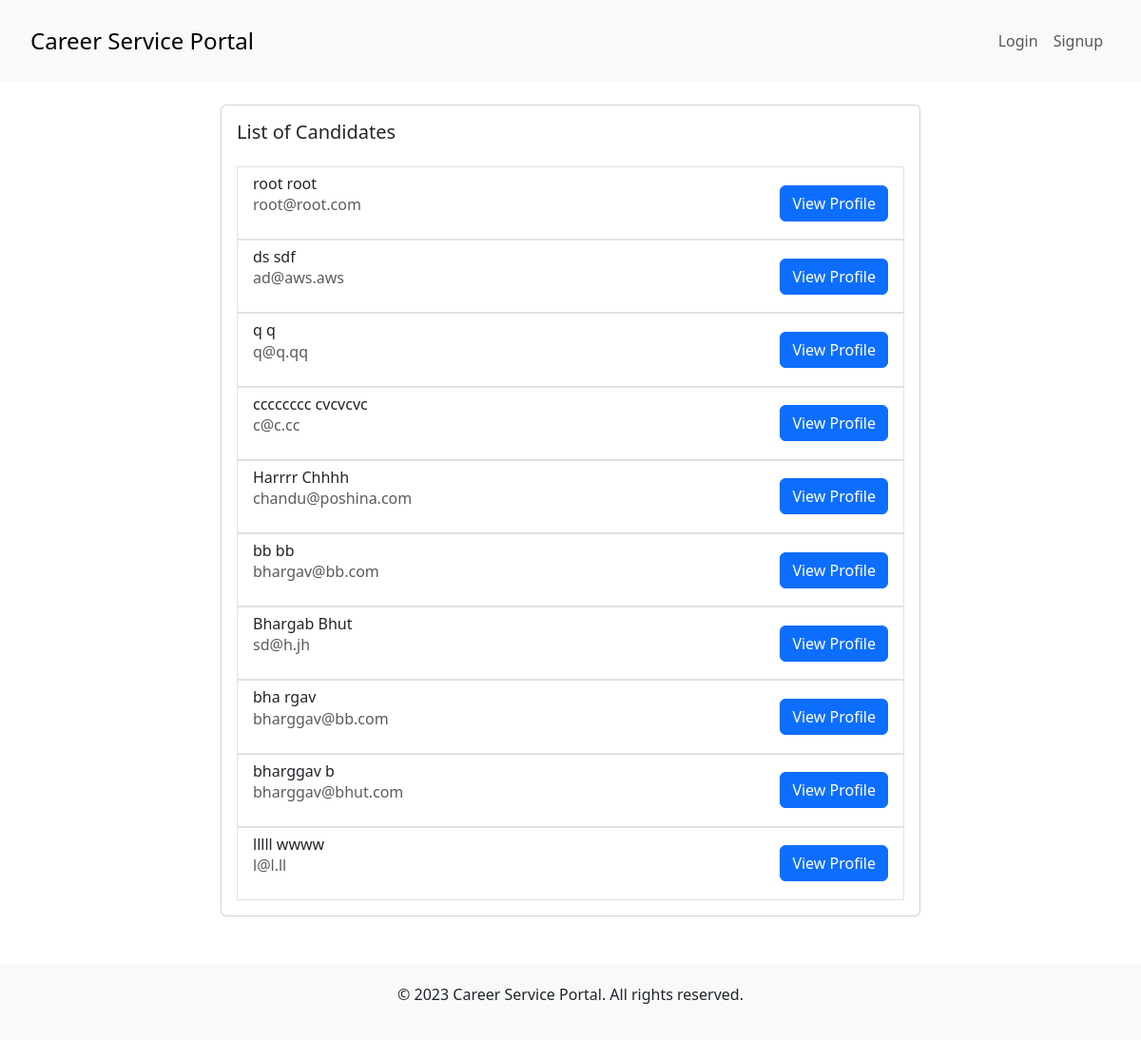
Screenshot of /employer/browseCandidatesAll/ with the database file from the repository.
### candidate/models.py (models this page shows)
class Candidate(models.Model):
    firstName = models.CharField(max_length=255)
    lastName = models.CharField(max_length=255)
    phone = models.CharField(max_length=255)
    resume = models.ForeignKey(
        Resume, on_delete=models.SET_NULL, null=True, blank=True)
    user = models.ForeignKey(User, on_delete=models.CASCADE)
    savedJobs = models.ManyToManyField(Job)

### user/models.py (models this page shows, shortened)
class User(models.Model):
    email = models.EmailField(max_length=254)
    password = models.CharField(max_length=255)
    role = models.CharField(max_length=255)

### employer/views.py (the view)
# urls.py: path('browseCandidatesAll/', views.browse_candidates_all, name='browse_candidates_all'),
def browse_candidates_all(request):
    employer = check_login(request)
    candidates = Candidate.objects.all()
    context = {
        'candidates': candidates
    }
    return render(request, 'employer/browse_candidates_all.html', context)

### employer/views.py (called while the page is built, shortened)
def check_login(request):
    return None

### templates/employer/browse_candidates_all.html (shortened to what this page needs)
{% extends "shared/base.html" %}
{% block content %}
<div class="container">
  <div class="row justify-content-center">
    <div class="col-md-8">
      <div class="card mt-4">
        <div class="card-body">
          <h5 class="card-title mb-4">List of Candidates</h5>
          <ul class="list-group">
            <form method="post" action="{% url 'employer:view_employee_profile' %}">
                {% for candidate in candidates %}
                <li class="list-group-item d-flex justify-content-between align-items-center">
                <div>
                    <h6 class="mb-0">{{ candidate.firstName }} {{ candidate.lastName }}</h6>
                    <p class="text-muted">{{ candidate.user.email }}</p>
                </div>
                <button type="submit" class="btn btn-primary" name="button_id" value="{{ candidate.id }}">View Profile</button>
                </li>
                {% endfor %}
            </form>
          </ul>
        </div>
      </div>
    </div>
  </div>
</div>
{% endblock %}

### templates/shared/base.html (style rules this page uses)
html, body { height: 100%; }
body { display: flex; flex-direction: column; }
.container { flex: 1; }

### rows the page displays
Candidate: firstName "root", lastName "root", user.email "root@root.com", {{ candidate.id }} 9 (drawn)
Candidate: firstName "ds", lastName "sdf", user.email "ad@aws.aws", {{ candidate.id }} 10 (drawn)
Candidate: firstName "q", lastName "q", user.email "q@q.qq", {{ candidate.id }} 12 (drawn)
Candidate: firstName "cccccccc", lastName "cvcvcvc", user.email "c@c.cc", {{ candidate.id }} 13 (drawn)
Candidate: firstName "Harrrr", lastName "Chhhh", user.email "chandu@poshina.com", {{ candidate.id }} 14 (drawn)
Candidate: firstName "bb", lastName "bb", user.email "bhargav@bb.com", {{ candidate.id }} 15 (drawn)
Candidate: firstName "Bhargab", lastName "Bhut", user.email "sd@h.jh", {{ candidate.id }} 16 (drawn)
Candidate: firstName "bha", lastName "rgav", user.email "bharggav@bb.com", {{ candidate.id }} 17 (drawn)
Candidate: firstName "bharggav", lastName "b", user.email "bharggav@bhut.com", {{ candidate.id }} 18 (drawn)
Candidate: firstName "lllll", lastName "wwww", user.email "l@l.ll", {{ candidate.id }} 19 (drawn)
